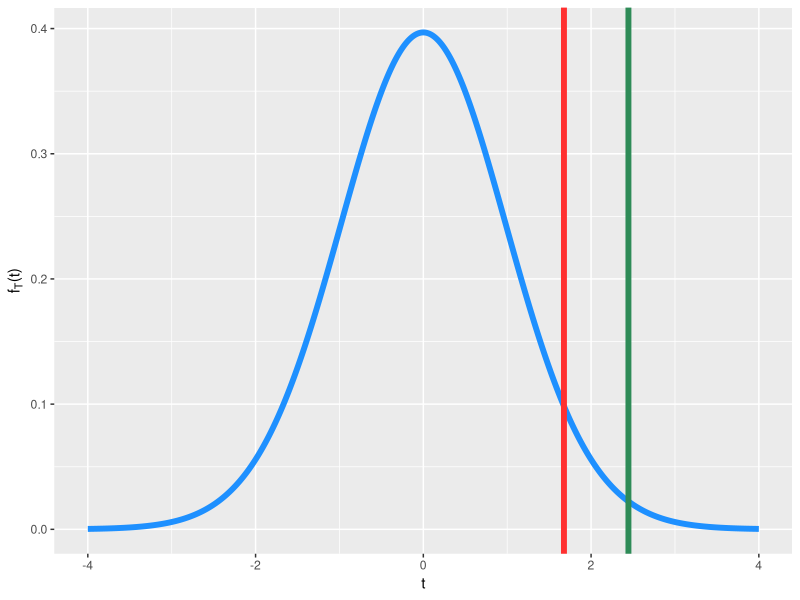

Here is the R script that generated this plot:
## ---- chunk 1
set.seed(202)
x = rchisq(50, df = 12)
print(round(x, 4))
cat("The sample mean is ", mean(x))
## ---- chunk 2
n <- length(x)
1 - pt((mean(x)-10) / (sd(x)/sqrt(n)), n-1)
## ---- chunk 3
library(ggplot2)
t  <- seq(-4, 4, by = 0.01)
ft <- dt(t, 49)
df <- data.frame(t, ft)
ggplot(data = df, mapping = aes(x = t, y = ft)) +
  geom_line(col = "dodgerblue", lwd = 2) +
  ylab(expression(f[T]*"(t)")) +
  geom_vline(xintercept = (mean(x)-10) / (sd(x)/sqrt(n)), 
             col = "seagreen", lwd = 2) +
  geom_vline(xintercept = qt(0.95, 49), col = "firebrick1", lwd = 2)
